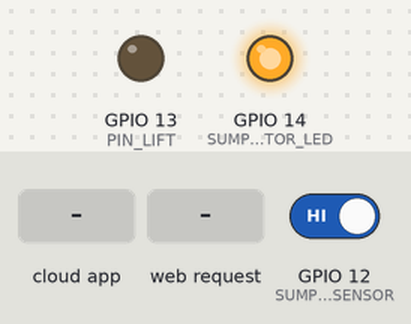
This sketch was run on a simulated ESP8266 (NodeMCU). On the bench: output pins drawn as LEDs (lit = HIGH). The inputs (shaded band) are chosen by the test bench; at power-on: GPIO 12 (SUMP_EMPTY_SENSOR) HIGH. WiFi joins after 1.5 s; servers stay silent unless stated; EEPROM starts erased; no MQTT or app messages arrive unless stated.

Above: at 2.7 s.
2.8 s: GPIO 12 (SUMP_EMPTY_SENSOR) driven LOW
At 3.5 s:
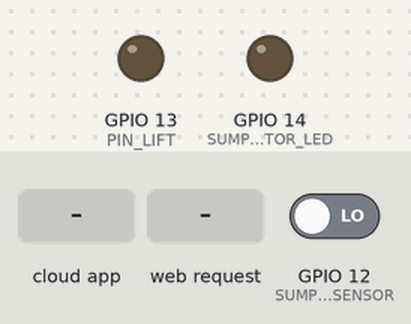
4.3 s: the phone or cloud app sets Lift to 1
At 4.8 s:
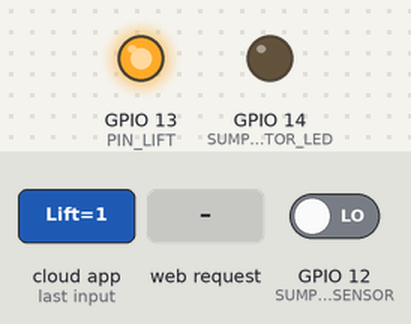
5.8 s: GPIO 12 (SUMP_EMPTY_SENSOR) driven HIGH
At 7.0 s:
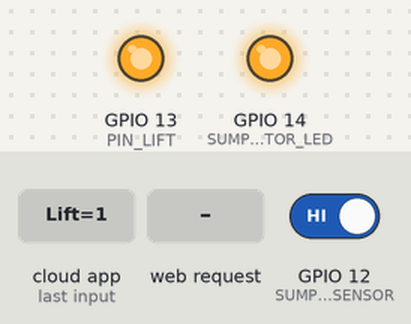
7.3 s: the phone or cloud app sets Lift to 0
At 8.3 s:
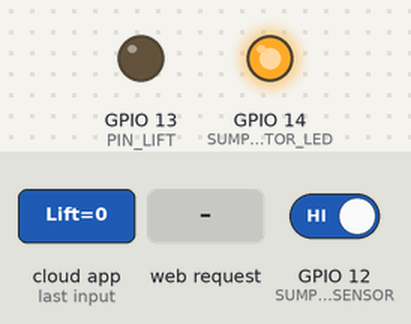
8.8 s: HTTP request GET /?lift=toggle received
At 9.5 s:
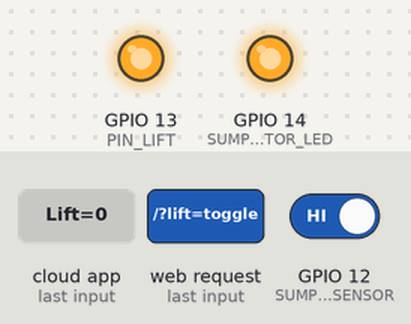
Timing chart, 0 to 11.3 s (numbered marks = the images above; inputs shaded):
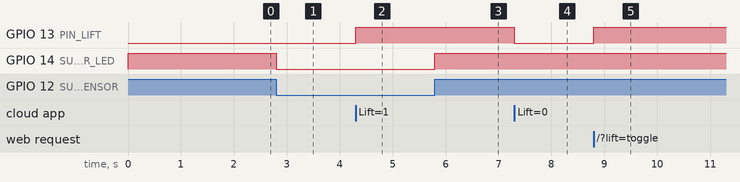

Measured:
- after the input at 2.8 s, GPIO 14 (SUMP_INDICATOR_LED): HIGH → LOW at once
- after the input at 4.3 s, GPIO 13 (PIN_LIFT): LOW → HIGH at once
- after the input at 5.8 s, GPIO 14 (SUMP_INDICATOR_LED): LOW → HIGH at once
- after the input at 7.3 s, GPIO 13 (PIN_LIFT): HIGH → LOW at once
- after the input at 8.8 s, GPIO 13 (PIN_LIFT): LOW → HIGH at once

The sketch:

AhmadsWaterLevelController.ino
```cpp
#include <ESP8266WiFi.h>
#include <ESP8266WebServer.h>
#include <PubSubClient.h>
#include <EEPROM.h>
#include <ArduinoOTA.h>
#include "fauxmoESP.h"

#define IDENTIFIER 7867
#define STATION_SSID "Network"
#define STATION_PSK  "bg$786786"
#define AP_SSID "WaterLevelController"
#define AP_PSK  "a1b2c3d4e5"

#define SUMP_INDICATOR_LED 14
#define SUMP_EMPTY_SENSOR  12
#define PIN_LIFT           13
#define DATA_REFRESH_DELAY 3000 // 3 Seconds

long lastTimeSensorRead = -1;

// The Data Structure
struct StoredData {
  int identifier;
  boolean isLiftOn;
  boolean isLiftOnOverride;
  boolean isLiftOffOverride;
} data;

// Set web server port number to 81
ESP8266WebServer server(81);

WiFiClient wifi;
PubSubClient mqtt(wifi);

fauxmoESP fauxmo;

const char BROKER[] = "192.168.68.173";
int        PORT     = 1883;
const char TOPIC_STATE_SUMP_EMPTY[]  = "ahmads/waterLevel/sumpEmpty";
const char TOPIC_STATE_LIFT[]  = "ahmads/liftSwitch/state";
const char TOPIC_COMMAND_LIFT[]  = "ahmads/liftSwitch/command";
const char TOPIC_STATE_LIFT_ON_OVERRIDE[]  = "ahmads/liftOnOverride/state";
const char TOPIC_COMMAND_LIFT_ON_OVERRIDE[]  = "ahmads/liftOnOverride/command";
const char TOPIC_STATE_LIFT_OFF_OVERRIDE[]  = "ahmads/liftOffOverride/state";
const char TOPIC_COMMAND_LIFT_OFF_OVERRIDE[]  = "ahmads/liftOffOverride/command";

static const String FOOTER = String("<br/><br/><br/><br/><br/><br/><br/>\n")
                           + String("<font face=\"Arial\" size=\"2\">\n")
                           + String("<table width=\"100%\" bgcolor=\"lightgray\" style=\"color: black;\">\n")
                           + String("  <tr><td>&nbsp;</td></tr>\n")
                           + String("  <tr>\n")
                           + String("    <td colspan=\"2\" align=\"center\">&#169; Copyright 2023 Quicksync Lab - All Rights Reserved</td>\n")
                           + String("  </tr>\n")
                           + String("  <tr><td>&nbsp;</td></tr>\n")
                           + String("  <tr>\n")
                           + String("    <td colspan=\"2\" align=\"center\">&nbsp;<a href=\"https://quicksynclab.com\">Quicksync Lab</a></td>\n")
                           + String("  <tr>\n")
                           + String("  <tr><td>&nbsp;</td></tr>\n")
                           + String("  <tr>\n")
                           + String("    <td align=\"left\"><a href=\"mailto:quicksynclab@gmail.com\">quicksynclab@gmail.com</a></td>\n")
                           + String("    <td align=\"right\"><a href=\"tel:+919880506766\">+91-9880506766</a>&nbsp;</td>\n")
                           + String("  <tr>\n")
                           + String("  <tr><td>&nbsp;</td></tr>\n")
                           + String("</table>\n")
                           + String("</font>\n");

static const String STYLE   = String("   <meta name=\"viewport\" content=\"width=device-width, initial-scale=1\">")
                            + String("   <style>")
                            + String("     .switch {")
                            + String("       position: relative;")
                            + String("       display: inline-block;")
                            + String("       width: 60px;")
                            + String("       height: 34px;")
                            + String("     }")
                            + String("     ")
                            + String("     .switch input {")
                            + String("       opacity: 0;")
                            + String("       width: 0;")
                            + String("       height: 0;")
                            + String("     }")
                            + String("     ")
                            + String("     .slider {")
                            + String("       position: absolute;")
                            + String("       cursor: pointer;")
                            + String("       top: 0;")
                            + String("       left: 0;")
                            + String("       right: 0;")
                            + String("       bottom: 0;")
                            + String("       background-color: #ccc;")
                            + String("       -webkit-transition: .4s;")
                            + String("       transition: .4s;")
                            + String("     }")
                            + String("     ")
                            + String("     .slider:before {")
                            + String("       position: absolute;")
                            + String("       content: \"\";")
                            + String("       height: 26px;")
                            + String("       width: 26px;")
                            + String("       left: 4px;")
                            + String("       bottom: 4px;")
                            + String("       background-color: white;")
                            + String("       -webkit-transition: .4s;")
                            + String("       transition: .4s;")
                            + String("     }")
                            + String("     ")
                            + String("     input:checked + .slider {")
                            + String("       background-color: #2196F3;")
                            + String("     }")
                            + String("     ")
                            + String("     input:focus + .slider {")
                            + String("       box-shadow: 0 0 1px #2196F3;")
                            + String("     }")
                            + String("     ")
                            + String("     input:checked + .slider:before {")
                            + String("       -webkit-transform: translateX(26px);")
                            + String("       -ms-transform: translateX(26px);")
                            + String("       transform: translateX(26px);")
                            + String("     }")
                            + String("     ")
                            + String("     /* Rounded sliders */")
                            + String("     .slider.round {")
                            + String("       border-radius: 34px;")
                            + String("     }")
                            + String("     ")
                            + String("     .slider.round:before {")
                            + String("       border-radius: 50%;")
                            + String("     }")
                            + String("   </style>");

void setup() {

//  Serial.begin(9600);
//  pinMode(LED, OUTPUT);
  pinMode(PIN_LIFT, OUTPUT);
  pinMode(SUMP_INDICATOR_LED, OUTPUT);
  pinMode(SUMP_EMPTY_SENSOR, INPUT);

  // Boot time state of Lift - ON
  digitalWrite(PIN_LIFT, HIGH);
  digitalWrite(SUMP_INDICATOR_LED, HIGH);

  EEPROM.begin(sizeof(StoredData));

  // Restore stored data from EEPROM
  restoreEEPROMData();

  // Invalid data, store the data for the first time
  if(data.identifier != IDENTIFIER) {
    data.identifier = IDENTIFIER;
    data.isLiftOn = false;
    data.isLiftOnOverride = false;
    data.isLiftOffOverride = false;
    storeEEPROMData();
  }

  // Set the Lift state to stored previous value
  if(data.isLiftOn) {
    digitalWrite(PIN_LIFT, HIGH);
  } else {
    digitalWrite(PIN_LIFT, LOW);
  }

//  Serial.printf("Trying to connect to WiFi");

  WiFi.mode(WIFI_STA);
  WiFi.setSleepMode(WIFI_NONE_SLEEP);
  WiFi.setAutoReconnect(true);
  WiFi.persistent(true);
  WiFi.begin(STATION_SSID, STATION_PSK);

  while (WiFi.status() != WL_CONNECTED) {
      delay(100);                         // wait for sometime
  }

//  Serial.printf("Connected to WiFi...");

  // Port defaults to 8266
  ArduinoOTA.setPort(8266);

  // Hostname defaults to esp8266-[ChipID]0
  ArduinoOTA.setHostname(AP_SSID);

  ArduinoOTA.onStart([]() {
//    digitalWrite(0, LOW);
    String type;
    if (ArduinoOTA.getCommand() == U_FLASH) {
      type = "sketch";
    } else { // U_FS
      type = "filesystem";
    }
  });

  ArduinoOTA.begin();

  //Associate the handler functions to the path
  server.on("/", handleRoot);
  server.on("/dashboard", handleDashboard);
  server.begin();

  mqtt.setServer(BROKER, PORT);
  mqtt.setCallback(callback);

  // By default, fauxmoESP creates it's own webserver on the defined port
  // The TCP port must be 80 for gen3 devices (default is 1901)
  // This has to be done before the call to enable()
  fauxmo.createServer(true); // not needed, this is the default value
  fauxmo.setPort(80); // This is required for gen3 devices

  // You have to call enable(true) once you have a WiFi connection
  // You can enable or disable the library at any moment
  // Disabling it will prevent the devices from being discovered and switched
  fauxmo.enable(true);

  // Add virtual device
  fauxmo.addDevice("Lift");

  fauxmo.onSetState([](unsigned char device_id, const char * device_name, bool state, unsigned char value) {

    if(state) {
      digitalWrite(PIN_LIFT, HIGH);
      data.isLiftOn = true;
    }else {
      digitalWrite(PIN_LIFT, LOW);
      data.isLiftOn = false;
    }

    storeEEPROMData();
    mqtt.publish(TOPIC_STATE_LIFT, data.isLiftOn ? "1" : "0");
 });
}

void loop(){
  if (!mqtt.connected()) {
    reconnect();
    mqtt.loop();
  } else {
    mqtt.loop();
  }

  // Handle the OTA Functionality
  ArduinoOTA.handle();

  //Handling of incoming requests
  server.handleClient();

  // fauxmoESP uses an async TCP server but a sync UDP server
  // Therefore, we have to manually poll for UDP packets
  fauxmo.handle();

  if(digitalRead(SUMP_EMPTY_SENSOR) == 0) {
    digitalWrite(SUMP_INDICATOR_LED, LOW);
  } else {
    digitalWrite(SUMP_INDICATOR_LED, HIGH);
  }

  long currentTime = millis();
  if (currentTime - lastTimeSensorRead > DATA_REFRESH_DELAY || lastTimeSensorRead == -1) {
      if(digitalRead(SUMP_EMPTY_SENSOR) == HIGH) {
        mqtt.publish(TOPIC_STATE_SUMP_EMPTY, "No");
      } else {
        mqtt.publish(TOPIC_STATE_SUMP_EMPTY, "Yes");
      }

      mqtt.publish(TOPIC_STATE_LIFT, data.isLiftOn ? "1" : "0");
      mqtt.publish(TOPIC_STATE_LIFT_ON_OVERRIDE, data.isLiftOnOverride ? "1" : "0");
      mqtt.publish(TOPIC_STATE_LIFT_OFF_OVERRIDE, data.isLiftOffOverride ? "1" : "0");
      lastTimeSensorRead = currentTime;
  }
}

void reconnect() {
  // Reconnect and publish
  if (mqtt.connect(AP_SSID, "mqtt", "Mummy@123")) {
    mqtt.publish(TOPIC_STATE_SUMP_EMPTY, isSumpEmpty());
    mqtt.publish(TOPIC_STATE_LIFT, data.isLiftOn ? "1" : "0");
    mqtt.publish(TOPIC_STATE_LIFT_ON_OVERRIDE, data.isLiftOnOverride ? "1" : "0");
    mqtt.publish(TOPIC_STATE_LIFT_OFF_OVERRIDE, data.isLiftOffOverride ? "1" : "0");
    mqtt.subscribe(TOPIC_COMMAND_LIFT);
    mqtt.subscribe(TOPIC_COMMAND_LIFT_ON_OVERRIDE);
    mqtt.subscribe(TOPIC_COMMAND_LIFT_OFF_OVERRIDE);
  }
}

void callback(char* topic, byte* payload, unsigned int length) {

  String strTopic = String(topic);
  if(strTopic == String(TOPIC_COMMAND_LIFT)) {
    if((char)payload[0] == '1') {
      if(!data.isLiftOffOverride) {
         digitalWrite(PIN_LIFT, HIGH);
         data.isLiftOn = true;
         storeEEPROMData();
      }
    } else {
        if(!data.isLiftOnOverride) {
          digitalWrite(PIN_LIFT, LOW);
          data.isLiftOn = false;
          storeEEPROMData();
        }
    }
    storeEEPROMData();
    mqtt.publish(TOPIC_STATE_LIFT, data.isLiftOn ? "1" : "0");
  }

  if(strTopic == String(TOPIC_COMMAND_LIFT_ON_OVERRIDE)) {
    if((char)payload[0] == '1') {
      data.isLiftOnOverride = true;
    } else {
      data.isLiftOnOverride = false;
    }
    storeEEPROMData();
    mqtt.publish(TOPIC_STATE_LIFT_ON_OVERRIDE, data.isLiftOnOverride ? "1" : "0");
  }

  if(strTopic == String(TOPIC_COMMAND_LIFT_OFF_OVERRIDE)) {
    if((char)payload[0] == '1') {
      data.isLiftOffOverride = true;
    } else {
      data.isLiftOffOverride = false;
    }
    storeEEPROMData();
    mqtt.publish(TOPIC_STATE_LIFT_OFF_OVERRIDE, data.isLiftOffOverride ? "1" : "0");
  }
}

void handleRoot() {

  String lift = server.arg("lift");

  if(lift != NULL && lift.equals("toggle")) {

    // Toggle the Motor Switch
    if(data.isLiftOn) {
      digitalWrite(PIN_LIFT, LOW);
      data.isLiftOn = false;
    } else {
      digitalWrite(PIN_LIFT, HIGH);
      data.isLiftOn = true;
    }

    storeEEPROMData();
    mqtt.publish(TOPIC_STATE_LIFT, data.isLiftOn ? "1" : "0");
  }

  String html = String("<html>")
        + String(" <head>")
        + String("   <title>Water Level Controller</title>")
        + STYLE
        + String("   <script language='JavaScript'>")
        + String("     function submitForm() {")
        + String("       var xhttp = new XMLHttpRequest();")
        + String("       xhttp.onreadystatechange = function() {};")
        + String("       xhttp.open(\"GET\", \"http://" + WiFi.localIP().toString() + "?lift=toggle\", true);")
        + String("       xhttp.send();")
        + String("     }")
        + String("   </script>")
        + String(" </head>")
        + String(" <body>")
        + String("   <center>")
        + String("     <br>")
        + String("     <h1>Water Level & Lift Controller</h1>")
        + String("     <br>")
        + String("     <table border='0' cellpadding='5' cellspacing='0'>")
        + String("       <tr>")
        + String("         <td align='center'>Sump is Empty: <font color='blue'>") + isSumpEmpty() + String("</font></td>")
        + String("       </tr>")
        + String("     </table>")
        + String("    <br><br><br>")
        + String("    <table cellpadding=0 cellspacing=5>")
        + String("      <tr>")
        + String("        <td align='cemter'>&nbsp;&nbsp;&nbsp;Lift</td>")
        + String("      </tr>")
        + String("      <tr>")
        + String("        <td align='cemter'><label class=\"switch\"><input type=\"checkbox\" " + (String)(data.isLiftOn ? "checked" : "") + " onChange=\"submitForm()\"><span class=\"slider round\"></span></label></td>")
        + String("      </tr>")
        + String("    </table>")
        + String("   </center>")
        + String(" </body>")
        + FOOTER
        + String("</html>");

  server.send(200, "text/html", html);
  server.client().stop();
}

void handleDashboard() {
  String html = "<html>";
  html += "  <html>\n";
  html += "    <head><title>Ahmads IoT Dashboard</title>\n";
  html += "      <meta name=\"viewport\" content=\"width=device-width, initial-scale=1\">\n";
  html += "    </head>\n";
  html += "    <body>\n";
  html += "      <br>\n";
  html += "      <center>\n";
  html += "        <font face='Arial'>\n";
  html += "          <h1>Ahmads IoT Dashboard</h1>\n";
  html += "          <br><br>\n";
  html += "          <table width='80%' cellspacing='20' cellpadding='20'>\n";
  html += "            <tr>\n";
  html += "              <td align='center'><a href='http://192.168.68.108'>Aquarium Controller</a></td>\n";
  html += "              <td align='center'><a href='http://192.168.68.114:81'>Water Level & Lift Controller</a></td>\n";
  html += "            </tr>\n";
  html += "            <tr>\n";
/*  html += "              <td align='center'><a href='http://192.168.68.112'>Power Monitor</a></td>\n"; */
  html += "              <td colspan='2' align='center'><a href='http://192.168.68.129'>Terrace LED Controller</a></td>\n";
  html += "            </tr>\n";
/*  html += "            <tr>\n";
  html += "              <td colspan='2' align='center'><a href='http://192.168.68.100'>Rain Monitor</a></td>\n";
  html += "            </tr>\n";*/
  html += "          </table>\n";

  html += "        </font>\n";
  html += "      </center>\n";
  html += FOOTER;
  html += "    </body>\n";
  html += "  </html>\n";
  server.send(200, "text/html", html);
  server.client().stop();
}

const char* isSumpEmpty() {

  return digitalRead(SUMP_EMPTY_SENSOR) == HIGH ? "No" : "Yes";
}

// Method to Store Structure data into EEPROM
void restoreEEPROMData() {
  EEPROM.get(0, data);
}

// Method to Restore Structure data from EEPROM
void storeEEPROMData() {
  EEPROM.put(0, data);
  EEPROM.commit();
}
```
